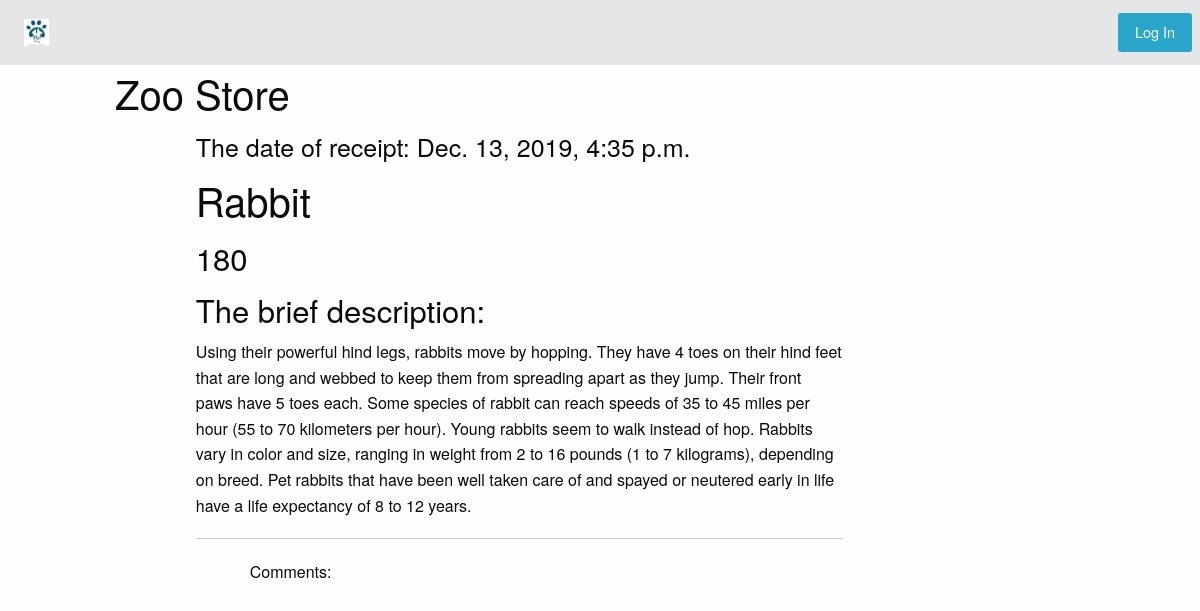
Page /articles/get/3/ on the committed database.
### article/models.py (models this page shows)
class Animal(models.Model):
    class Meta:
        db_table = "animal"
    animal_name = models.CharField(max_length=200)
    animal_desc = models.TextField()
    animal_price = models.IntegerField()
    animal_date = models.DateTimeField()

### article/views.py (the view)
# urls.py: path('articles/get/<int:animal_id>/', article.views.animal),
def animal(request, animal_id=1):
    command_form = CommandForm
    args = {}
    args.update(csrf(request))
    args['animal'] = Animal.objects.get(id=animal_id)
    args['comments'] = Commands.objects.filter(comments_article_id=animal_id)
    args['form'] = command_form
    args['username'] = auth.get_user(request).username
    return render_to_response('animal.html', args)

### article/templates/animal.html (shortened to what this page needs)
{% extends 'main.html' %}
{% load staticfiles %}
{% block animal %}
<h4>The date of receipt: {{ animal.animal_date }}</h4>
<h2>{{ animal.animal_name }}</h2>
    <h3>{{ animal.animal_price }}</h3>
    <h3>The brief description:</h3>
<p>{{ animal.animal_desc }}</p>
<hr>
    <div class="large-offset-1 large-8 columns">
<p>Comments:</p>
    </div>
{% endblock %}

### rows in the picture
Animal: animal_date "Dec. 13, 2019, 4:35 p.m.", animal_name "Rabbit", animal_price "180", animal_desc "Using their powerful hind legs, rabbits move by hopping. They have 4 toes on their hind feet that are long and webbed to keep them from spreading apart as they jump. Their front paws have 5 toes each. Some species of rabbit can reach speeds of 35 to 45 miles per hour (55 to 70 kilometers per hour). Young rabbits seem to walk instead of hop. Rabbits vary in color and size, ranging in weight from 2 to 16 pounds (1 to 7 kilograms), depending on breed. Pet rabbits that have been well taken care of and spayed or neutered early in life have a life expectancy of 8 to 12 years."
